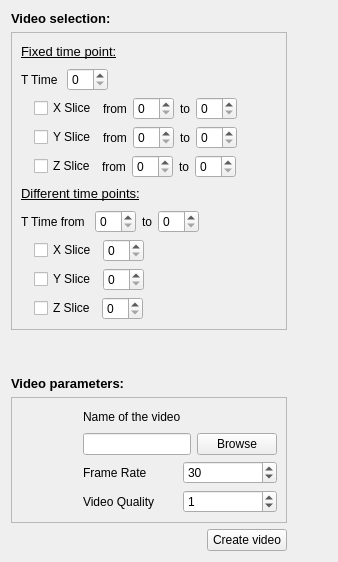
      <widget class="QWidget" name="tabVideoMethod1">
       <attribute name="title">
        <string>Create Video</string>
       </attribute>
       <layout class="QGridLayout" name="gridLayout_39">
        <item row="0" column="0">
         <layout class="QGridLayout" name="gridLayout_38">
          <item row="0" column="0">
           <layout class="QGridLayout" name="gridLayout_35">
            <item row="0" column="0">
             <layout class="QGridLayout" name="gridLayout_34">
              <item row="0" column="0">
               <widget class="QLabel" name="label_12">
                <property name="text">
                 <string>&lt;!DOCTYPE HTML PUBLIC &quot;-//W3C//DTD HTML 4.0//EN&quot; &quot;http://www.w3.org/TR/REC-html40/strict.dtd&quot;&gt;
&lt;html&gt;&lt;head&gt;&lt;meta name=&quot;qrichtext&quot; content=&quot;1&quot; /&gt;&lt;style type=&quot;text/css&quot;&gt;
p, li { white-space: pre-wrap; }
&lt;/style&gt;&lt;/head&gt;&lt;body style=&quot; font-family:'Sans'; font-size:10pt; font-weight:400; font-style:normal;&quot;&gt;
&lt;p style=&quot; margin-top:0px; margin-bottom:0px; margin-left:0px; margin-right:0px; -qt-block-indent:0; text-indent:0px;&quot;&gt;&lt;span style=&quot; font-weight:600;&quot;&gt;Video selection:&lt;/span&gt;&lt;/p&gt;&lt;/body&gt;&lt;/html&gt;</string>
                </property>
               </widget>
              </item>
              <item row="1" column="0">
               <widget class="QFrame" name="frame">
                <property name="frameShape">
                 <enum>QFrame::StyledPanel</enum>
                </property>
                <property name="frameShadow">
                 <enum>QFrame::Raised</enum>
                </property>
                <layout class="QGridLayout" name="gridLayout_37">
                 <item row="0" column="0">
                  <layout class="QGridLayout" name="gridLayout_33">
                   <item row="0" column="0">
                    <layout class="QGridLayout" name="gridLayout_16">
                     <item row="0" column="0">
                      <widget class="QLabel" name="label_18">
                       <property name="text">
                        <string>&lt;!DOCTYPE HTML PUBLIC &quot;-//W3C//DTD HTML 4.0//EN&quot; &quot;http://www.w3.org/TR/REC-html40/strict.dtd&quot;&gt;
&lt;html&gt;&lt;head&gt;&lt;meta name=&quot;qrichtext&quot; content=&quot;1&quot; /&gt;&lt;style type=&quot;text/css&quot;&gt;
p, li { white-space: pre-wrap; }
&lt;/style&gt;&lt;/head&gt;&lt;body style=&quot; font-family:'Sans'; font-size:10pt; font-weight:400; font-style:normal;&quot;&gt;
&lt;p style=&quot; margin-top:0px; margin-bottom:0px; margin-left:0px; margin-right:0px; -qt-block-indent:0; text-indent:0px;&quot;&gt;&lt;span style=&quot; text-decoration: underline;&quot;&gt;Fixed time point:&lt;/span&gt; &lt;/p&gt;&lt;/body&gt;&lt;/html&gt;</string>
                       </property>
                      </widget>
                     </item>
                     <item row="0" column="1">
                      <spacer name="horizontalSpacer_8">
                       <property name="orientation">
                        <enum>Qt::Horizontal</enum>
                       </property>
                       <property name="sizeType">
                        <enum>QSizePolicy::Expanding</enum>
                       </property>
                       <property name="sizeHint" stdset="0">
                        <size>
                         <width>40</width>
                         <height>20</height>
                        </size>
                       </property>
                      </spacer>
                     </item>
                    </layout>
                   </item>
                   <item row="1" column="0">
                    <layout class="QGridLayout" name="gridLayout_18">
                     <item row="0" column="0">
                      <widget class="QLabel" name="label_20">
                       <property name="text">
                        <string>T Time </string>
                       </property>
                      </widget>
                     </item>
                     <item row="0" column="1">
                      <widget class="QSpinBox" name="tSpinFixed"/>
                     </item>
                     <item row="0" column="2">
                      <spacer name="horizontalSpacer_10">
                       <property name="orientation">
                        <enum>Qt::Horizontal</enum>
                       </property>
                       <property name="sizeHint" stdset="0">
                        <size>
                         <width>40</width>
                         <height>20</height>
                        </size>
                       </property>
                      </spacer>
                     </item>
                    </layout>
                   </item>
                   <item row="2" column="0">
                    <layout class="QGridLayout" name="gridLayout_7">
                     <item row="0" column="1">
                      <widget class="QCheckBox" name="xSliceCheckBox">
                       <property name="text">
                        <string>X Slice</string>
                       </property>
                      </widget>
                     </item>
                     <item row="0" column="3">
                      <widget class="QSpinBox" name="xSpinMin"/>
                     </item>
                     <item row="0" column="4">
                      <widget class="QLabel" name="label_5">
                       <property name="text">
                        <string>to</string>
                       </property>
                      </widget>
                     </item>
                     <item row="0" column="5">
                      <widget class="QSpinBox" name="xSpinMax"/>
                     </item>
                     <item row="0" column="2">
                      <widget class="QLabel" name="label">
                       <property name="text">
                        <string>from</string>
                       </property>
                      </widget>
                     </item>
                     <item row="0" column="6">
                      <spacer name="horizontalSpacer_6">
                       <property name="orientation">
                        <enum>Qt::Horizontal</enum>
                       </property>
                       <property name="sizeHint" stdset="0">
                        <size>
                         <width>40</width>
                         <height>20</height>
                        </size>
                       </property>
                      </spacer>
                     </item>
                     <item row="0" column="0">
                      <widget class="QLabel" name="label_21">
                       <property name="text">
                        <string/>
                       </property>
                      </widget>
                     </item>
                    </layout>
                   </item>
                   <item row="3" column="0">
                    <layout class="QGridLayout" name="gridLayout_6">
                     <item row="0" column="1">
                      <widget class="QCheckBox" name="ySliceCheckBox">
                       <property name="text">
                        <string>Y Slice</string>
                       </property>
                      </widget>
                     </item>
                     <item row="0" column="2">
                      <widget class="QLabel" name="label_2">
                       <property name="text">
                        <string>from</string>
                       </property>
                      </widget>
                     </item>
                     <item row="0" column="3">
                      <widget class="QSpinBox" name="ySpinMin"/>
                     </item>
                     <item row="0" column="4">
                      <widget class="QLabel" name="label_6">
                       <property name="text">
                        <string>to</string>
                       </property>
                      </widget>
                     </item>
                     <item row="0" column="5">
                      <widget class="QSpinBox" name="ySpinMax"/>
                     </item>
                     <item row="0" column="6">
                      <spacer name="horizontalSpacer_7">
                       <property name="orientation">
                        <enum>Qt::Horizontal</enum>
                       </property>
                       <property name="sizeHint" stdset="0">
                        <size>
                         <width>40</width>
                         <height>20</height>
                        </size>
                       </property>
                      </spacer>
                     </item>
                     <item row="0" column="0">
                      <widget class="QLabel" name="label_22">
                       <property name="text">
                        <string/>
                       </property>
                      </widget>
                     </item>
                    </layout>
                   </item>
                   <item row="4" column="0">
                    <layout class="QGridLayout" name="gridLayout_5">
                     <item row="0" column="1">
                      <widget class="QCheckBox" name="zSliceCheckBox">
                       <property name="text">
                        <string>Z Slice</string>
                       </property>
                      </widget>
                     </item>
                     <item row="0" column="2">
                      <widget class="QLabel" name="label_3">
                       <property name="text">
                        <string>from</string>
                       </property>
                      </widget>
                     </item>
                     <item row="0" column="3">
                      <widget class="QSpinBox" name="zSpinMin"/>
                     </item>
                     <item row="0" column="4">
                      <widget class="QLabel" name="label_7">
                       <property name="text">
                        <string>to</string>
                       </property>
                      </widget>
                     </item>
                     <item row="0" column="5">
                      <widget class="QSpinBox" name="zSpinMax"/>
                     </item>
                     <item row="0" column="6">
                      <spacer name="horizontalSpacer_11">
                       <property name="orientation">
                        <enum>Qt::Horizontal</enum>
                       </property>
                       <property name="sizeHint" stdset="0">
                        <size>
                         <width>40</width>
                         <height>20</height>
                        </size>
                       </property>
                      </spacer>
                     </item>
                     <item row="0" column="0">
                      <widget class="QLabel" name="label_23">
                       <property name="text">
                        <string/>
                       </property>
                      </widget>
                     </item>
                    </layout>
                   </item>
                  </layout>
                 </item>
                 <item row="1" column="0">
                  <layout class="QGridLayout" name="gridLayout_36">
                   <item row="0" column="0">
                    <layout class="QGridLayout" name="gridLayout_17">
                     <item row="0" column="0">
                      <widget class="QLabel" name="label_19">
                       <property name="text">
                        <string>&lt;!DOCTYPE HTML PUBLIC &quot;-//W3C//DTD HTML 4.0//EN&quot; &quot;http://www.w3.org/TR/REC-html40/strict.dtd&quot;&gt;
&lt;html&gt;&lt;head&gt;&lt;meta name=&quot;qrichtext&quot; content=&quot;1&quot; /&gt;&lt;style type=&quot;text/css&quot;&gt;
p, li { white-space: pre-wrap; }
&lt;/style&gt;&lt;/head&gt;&lt;body style=&quot; font-family:'Sans'; font-size:10pt; font-weight:400; font-style:normal;&quot;&gt;
&lt;p style=&quot; margin-top:0px; margin-bottom:0px; margin-left:0px; margin-right:0px; -qt-block-indent:0; text-indent:0px;&quot;&gt;&lt;span style=&quot; text-decoration: underline;&quot;&gt;Different time points:&lt;/span&gt; &lt;/p&gt;&lt;/body&gt;&lt;/html&gt;</string>
                       </property>
                      </widget>
                     </item>
                     <item row="0" column="1">
                      <spacer name="horizontalSpacer_9">
                       <property name="orientation">
                        <enum>Qt::Horizontal</enum>
                       </property>
                       <property name="sizeHint" stdset="0">
                        <size>
                         <width>40</width>
                         <height>20</height>
                        </size>
                       </property>
                      </spacer>
                     </item>
                    </layout>
                   </item>
                   <item row="1" column="0">
                    <layout class="QGridLayout" name="gridLayout_3">
                     <item row="0" column="0">
                      <widget class="QLabel" name="label_4">
                       <property name="text">
                        <string>T Time from </string>
                       </property>
                      </widget>
                     </item>
                     <item row="0" column="1">
                      <widget class="QSpinBox" name="tSpinMin"/>
                     </item>
                     <item row="0" column="2">
                      <widget class="QLabel" name="label_8">
                       <property name="text">
                        <string>to</string>
                       </property>
                      </widget>
                     </item>
                     <item row="0" column="3">
                      <widget class="QSpinBox" name="tSpinMax"/>
                     </item>
                     <item row="0" column="4">
                      <spacer name="horizontalSpacer_5">
                       <property name="orientation">
                        <enum>Qt::Horizontal</enum>
                       </property>
                       <property name="sizeHint" stdset="0">
                        <size>
                         <width>40</width>
                         <height>20</height>
                        </size>
                       </property>
                      </spacer>
                     </item>
                    </layout>
                   </item>
                  </layout>
                 </item>
                 <item row="2" column="0">
                  <layout class="QGridLayout" name="gridLayout_15">
                   <item row="0" column="0">
                    <layout class="QGridLayout" name="gridLayout_12">
                     <item row="0" column="1">
                      <widget class="QCheckBox" name="xtSliceCheckBox">
                       <property name="sizePolicy">
                        <sizepolicy hsizetype="Minimum" vsizetype="Fixed">
                         <horstretch>0</horstretch>
                         <verstretch>0</verstretch>
                        </sizepolicy>
                       </property>
                       <property name="text">
                        <string>X Slice</string>
                       </property>
                      </widget>
                     </item>
                     <item row="0" column="2">
                      <widget class="QSpinBox" name="xSpinFixed"/>
                     </item>
                     <item row="0" column="3">
                      <spacer name="horizontalSpacer_12">
                       <property name="orientation">
                        <enum>Qt::Horizontal</enum>
                       </property>
                       <property name="sizeHint" stdset="0">
                        <size>
                         <width>40</width>
                         <height>20</height>
                        </size>
                       </property>
                      </spacer>
                     </item>
                     <item row="0" column="0">
                      <widget class="QLabel" name="label_24">
                       <property name="text">
                        <string/>
                       </property>
                      </widget>
                     </item>
                    </layout>
                   </item>
                   <item row="1" column="0">
                    <layout class="QGridLayout" name="gridLayout_9">
                     <item row="0" column="1">
                      <widget class="QCheckBox" name="ytSliceCheckBox">
                       <property name="sizePolicy">
                        <sizepolicy hsizetype="Minimum" vsizetype="Fixed">
                         <horstretch>0</horstretch>
                         <verstretch>0</verstretch>
                        </sizepolicy>
                       </property>
                       <property name="text">
                        <string>Y Slice</string>
                       </property>
                      </widget>
                     </item>
                     <item row="0" column="2">
                      <widget class="QSpinBox" name="ySpinFixed"/>
                     </item>
                     <item row="0" column="3">
                      <spacer name="horizontalSpacer_13">
                       <property name="orientation">
                        <enum>Qt::Horizontal</enum>
                       </property>
                       <property name="sizeHint" stdset="0">
                        <size>
                         <width>40</width>
                         <height>20</height>
                        </size>
                       </property>
                      </spacer>
                     </item>
                     <item row="0" column="0">
                      <widget class="QLabel" name="label_25">
                       <property name="text">
                        <string/>
                       </property>
                      </widget>
                     </item>
                    </layout>
                   </item>
                   <item row="2" column="0">
                    <layout class="QGridLayout" name="gridLayout_8">
                     <item row="0" column="1">
                      <widget class="QCheckBox" name="ztSliceCheckBox">
                       <property name="text">
                        <string>Z Slice</string>
                       </property>
                      </widget>
                     </item>
                     <item row="0" column="2">
                      <widget class="QSpinBox" name="zSpinFixed"/>
                     </item>
                     <item row="0" column="3">
                      <spacer name="horizontalSpacer_14">
                       <property name="orientation">
                        <enum>Qt::Horizontal</enum>
                       </property>
                       <property name="sizeHint" stdset="0">
                        <size>
                         <width>40</width>
                         <height>20</height>
                        </size>
                       </property>
                      </spacer>
                     </item>
                     <item row="0" column="0">
                      <widget class="QLabel" name="label_26">
                       <property name="text">
                        <string/>
                       </property>
                      </widget>
                     </item>
                    </layout>
                   </item>
                  </layout>
                 </item>
                </layout>
               </widget>
              </item>
              <item row="2" column="0">
               <spacer name="verticalSpacer">
                <property name="orientation">
                 <enum>Qt::Vertical</enum>
                </property>
                <property name="sizeHint" stdset="0">
                 <size>
                  <width>20</width>
                  <height>40</height>
                 </size>
                </property>
               </spacer>
              </item>
             </layout>
            </item>
            <item row="1" column="0">
             <layout class="QGridLayout" name="gridLayout">
              <item row="0" column="0">
               <widget class="QLabel" name="label_9">
                <property name="text">
                 <string>&lt;!DOCTYPE HTML PUBLIC &quot;-//W3C//DTD HTML 4.0//EN&quot; &quot;http://www.w3.org/TR/REC-html40/strict.dtd&quot;&gt;
&lt;html&gt;&lt;head&gt;&lt;meta name=&quot;qrichtext&quot; content=&quot;1&quot; /&gt;&lt;style type=&quot;text/css&quot;&gt;
p, li { white-space: pre-wrap; }
&lt;/style&gt;&lt;/head&gt;&lt;body style=&quot; font-family:'Sans'; font-size:10pt; font-weight:400; font-style:normal;&quot;&gt;
&lt;p style=&quot; margin-top:0px; margin-bottom:0px; margin-left:0px; margin-right:0px; -qt-block-indent:0; text-indent:0px;&quot;&gt;&lt;span style=&quot; font-weight:600;&quot;&gt;Video parameters:&lt;/span&gt;&lt;/p&gt;&lt;/body&gt;&lt;/html&gt;</string>
                </property>
               </widget>
              </item>
              <item row="1" column="0">
               <widget class="QFrame" name="frame_2">
                <property name="frameShape">
                 <enum>QFrame::StyledPanel</enum>
                </property>
                <property name="frameShadow">
                 <enum>QFrame::Raised</enum>
                </property>
                <layout class="QGridLayout" name="gridLayout_14">
                 <item row="0" column="0">
                  <layout class="QGridLayout" name="gridLayout_10">
                   <item row="0" column="1">
                    <widget class="QLabel" name="videoNameLabel">
                     <property name="text">
                      <string>Name of the video</string>
                     </property>
                    </widget>
                   </item>
                   <item row="1" column="1">
                    <layout class="QGridLayout" name="gridLayout_2">
                     <item row="0" column="0">
                      <widget class="QLineEdit" name="videoName">
                       <property name="sizePolicy">
                        <sizepolicy hsizetype="Maximum" vsizetype="Fixed">
                         <horstretch>0</horstretch>
                         <verstretch>0</verstretch>
                        </sizepolicy>
                       </property>
                       <property name="inputMask">
                        <string/>
                       </property>
                       <property name="text">
                        <string/>
                       </property>
                       <property name="readOnly">
                        <bool>true</bool>
                       </property>
                      </widget>
                     </item>
                     <item row="0" column="1">
                      <widget class="QPushButton" name="createFile">
                       <property name="enabled">
                        <bool>true</bool>
                       </property>
                       <property name="minimumSize">
                        <size>
                         <width>4</width>
                         <height>0</height>
                        </size>
                       </property>
                       <property name="contextMenuPolicy">
                        <enum>Qt::DefaultContextMenu</enum>
                       </property>
                       <property name="text">
                        <string>Browse</string>
                       </property>
                       <property name="iconSize">
                        <size>
                         <width>10</width>
                         <height>10</height>
                        </size>
                       </property>
                      </widget>
                     </item>
                    </layout>
                   </item>
                   <item row="2" column="1">
                    <layout class="QGridLayout" name="gridLayout_11">
                     <item row="0" column="0">
                      <widget class="QLabel" name="label_10">
                       <property name="text">
                        <string>Frame Rate</string>
                       </property>
                      </widget>
                     </item>
                     <item row="0" column="1">
                      <widget class="QSpinBox" name="frameRate">
                       <property name="value">
                        <number>30</number>
                       </property>
                      </widget>
                     </item>
                    </layout>
                   </item>
                   <item row="3" column="1">
                    <layout class="QGridLayout" name="gridLayout_4">
                     <item row="0" column="0">
                      <widget class="QLabel" name="label_11">
                       <property name="text">
                        <string>Video Quality</string>
                       </property>
                      </widget>
                     </item>
                     <item row="0" column="1">
                      <widget class="QSpinBox" name="videoQuality">
                       <property name="minimum">
                        <number>0</number>
                       </property>
                       <property name="maximum">
                        <number>2</number>
                       </property>
                       <property name="value">
                        <number>1</number>
                       </property>
                      </widget>
                     </item>
                    </layout>
                   </item>
                   <item row="0" column="0">
                    <spacer name="horizontalSpacer_15">
                     <property name="orientation">
                      <enum>Qt::Horizontal</enum>
                     </property>
                     <property name="sizeHint" stdset="0">
                      <size>
                       <width>40</width>
                       <height>20</height>
                      </size>
                     </property>
                    </spacer>
                   </item>
                  </layout>
                 </item>
                </layout>
               </widget>
              </item>
             </layout>
            </item>
           </layout>
          </item>
          <item row="1" column="0">
           <layout class="QGridLayout" name="gridLayout_13">
            <item row="0" column="0">
             <spacer name="horizontalSpacer">
              <property name="orientation">
               <enum>Qt::Horizontal</enum>
              </property>
              <property name="sizeHint" stdset="0">
               <size>
                <width>40</width>
                <height>20</height>
               </size>
              </property>
             </spacer>
            </item>
            <item row="0" column="1">
             <widget class="QPushButton" name="startVideo">
              <property name="text">
               <string>Create video</string>
              </property>
             </widget>
            </item>
           </layout>
          </item>
          <item row="0" column="1">
           <spacer name="horizontalSpacer_16">
            <property name="orientation">
             <enum>Qt::Horizontal</enum>
            </property>
            <property name="sizeHint" stdset="0">
             <size>
              <width>40</width>
              <height>20</height>
             </size>
            </property>
           </spacer>
          </item>
         </layout>
        </item>
       </layout>
      </widget>
